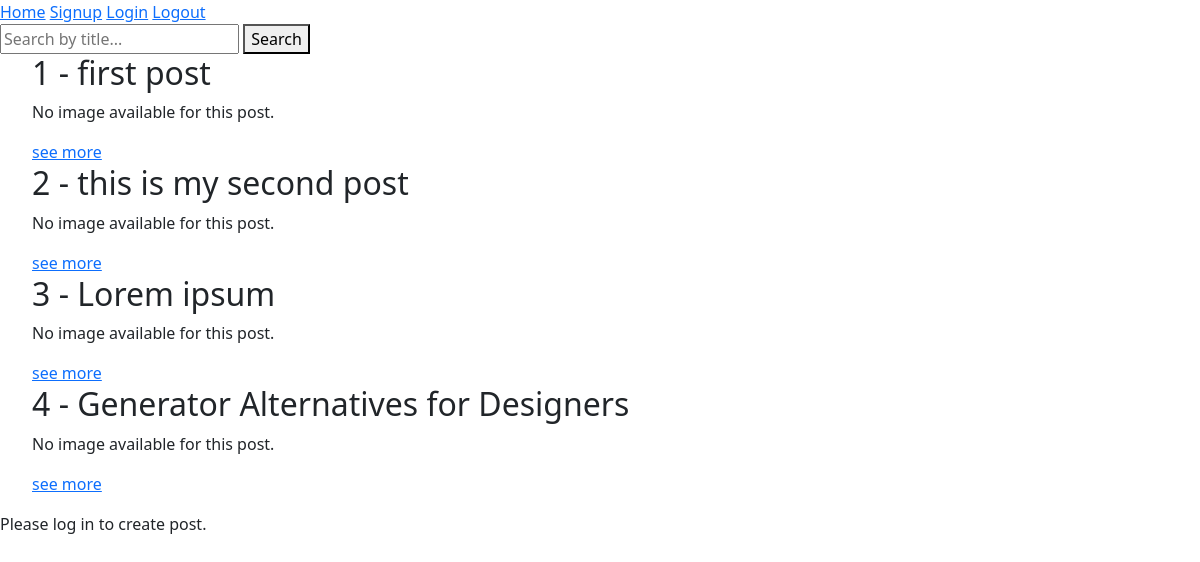
Before: / with the older database file.
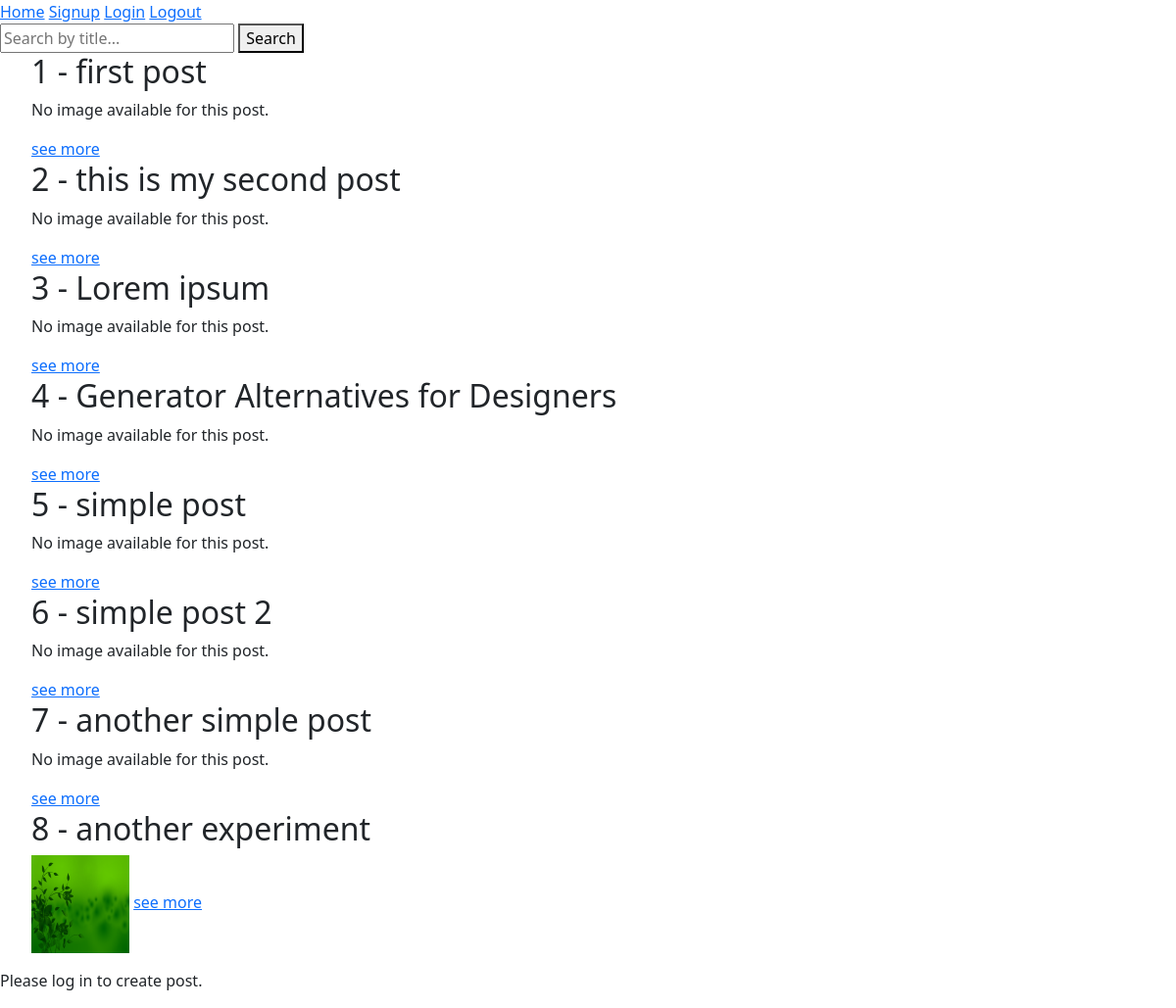
After: the same page with the newer database file.
### blog/models.py (models this page shows, shortened)
class Post(models.Model):
    STATUS_CHOICES = (
        ('draft', 'Draft'),
        ('published', 'Published'),
    )
    title = models.CharField(max_length=100)
    body = models.TextField()
    slug = models.SlugField(max_length=150, unique=True, null=True, blank=True)
    author = models.ForeignKey(User, related_name="posts_user_to", on_delete=models.CASCADE)
    created = models.DateTimeField(auto_now_add=True)
    updated = models.DateTimeField(auto_now=True)
    status = models.CharField(max_length=15, choices=STATUS_CHOICES, default='draft')
    image = models.ImageField(upload_to='posts_images/', null=True, blank=True)

### blog/views.py (the view)
# urls.py: path('', views.index, name="index"),
def index(request):
    return post_list(request)

### blog/forms.py
class PostForm(forms.ModelForm):
    class Meta:
        model = Post
        fields = ['title', 'body', 'image']
        widgets = {
            'content': forms.Textarea(attrs={
                'rows': 4,
                'style': 'width: 25rem; padding: 10px; font-size: 16px; border-radius: 5px; border: 1px solid #ccc;',
                'placeholder': 'Write your Post here...',
            }),
        }

### blog/post_list.py (called while the page is built, shortened)
def post_list(request):
    post_list = Post.objects.all()
    post_form = PostForm()
    query = request.GET.get('q')
    if query:
        post_list = Post.objects.filter(Q(title__icontains=query))
    else:
        post_list = Post.objects.all()
    context = {
        "post_list": post_list,
        "post_form": post_form,
    }
    return render(request, "post_list.html", context)

### templates/post_list.html
{% extends 'base.html' %}
{% block content %}
    <form method="get" action="{% url 'post_list' %}">
        <input type="text" name="q" placeholder="Search by title..." value="{{ query|default:'' }}">
        <button type="submit">Search</button>
    </form>
    {% if post_list %}
        <ul>
            {% for post in post_list %}
                <h2>{{ post.id }} - {{ post.title }}</h2>
                {% if post.image %}
                    <img src="{{ post.image.url }}" alt="{{ post.title }}" width="100" height="100">
                {% else %}
                    <p>No image available for this post.</p>
                {% endif %}
                <a href="{% url 'post_detail_view' post.id %}">see more</a>
            {% endfor %}
        </ul>
    {% else %}
        <p>No posts found matching your search.</p>
    {% endif %}
    {% if user.is_authenticated %}
        <h5>Create a new post:</h5>
        <form method="POST" enctype="multipart/form-data">
            {% csrf_token %}
            {{ post_form.as_p }}
            <button type="submit">Post</button>
        </form>
    {% else %}
        <p>Please log in to create post.</p>
    {% endif %}
{% endblock %}

### templates/base.html (shortened to what this page needs)
<!DOCTYPE html>
<html lang="en">
  <head>
    <link
      href="https://cdn.jsdelivr.net/npm/bootstrap@5.3.2/dist/css/bootstrap.min.css"
      rel="stylesheet"
    />
  </head>
  <body>
    <header>
      <a href="{% url 'index' %}">Home</a>
      <a href="{% url 'signup' %}">Signup</a>
      <a href="{% url 'login' %}">Login</a>
      <a href="{% url 'logout' %}">Logout</a>
    </header>
    <main>{% block content %} {% endblock %}</main>
  </body>
</html>

Changed rows visible on the page:
added Post: id "5", title "simple post", image "No image available for this post."
added Post: id "6", title "simple post 2", image "No image available for this post."
added Post: id "7", title "another simple post", image "No image available for this post."
added Post: id "8", title "another experiment", image (picture)
